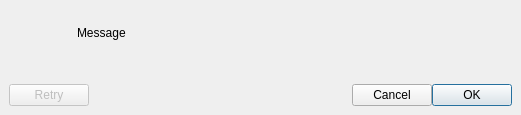
<?xml version="1.0" encoding="UTF-8"?>
<ui version="4.0">
 <class>OctoPrintApiKeyDialog</class>
 <widget class="QDialog" name="OctoPrintApiKeyDialog">
  <property name="geometry">
   <rect>
    <x>0</x>
    <y>0</y>
    <width>521</width>
    <height>115</height>
   </rect>
  </property>
  <property name="windowTitle">
   <string>OctoPrint API Key Request</string>
  </property>
  <property name="autoFillBackground">
   <bool>true</bool>
  </property>
  <layout class="QGridLayout" name="gridLayout" columnstretch="0,1">
   <property name="leftMargin">
    <number>9</number>
   </property>
   <property name="topMargin">
    <number>9</number>
   </property>
   <property name="rightMargin">
    <number>9</number>
   </property>
   <property name="bottomMargin">
    <number>9</number>
   </property>
   <property name="horizontalSpacing">
    <number>20</number>
   </property>
   <property name="verticalSpacing">
    <number>6</number>
   </property>
   <item row="0" column="1" alignment="Qt::AlignVCenter">
    <widget class="QLabel" name="labelMessage">
     <property name="text">
      <string>Message</string>
     </property>
    </widget>
   </item>
   <item row="2" column="0" colspan="2">
    <spacer name="verticalSpacer">
     <property name="orientation">
      <enum>Qt::Vertical</enum>
     </property>
     <property name="sizeHint" stdset="0">
      <size>
       <width>20</width>
       <height>0</height>
      </size>
     </property>
    </spacer>
   </item>
   <item row="3" column="0" colspan="2">
    <layout class="QHBoxLayout" name="horizontalLayout">
     <property name="topMargin">
      <number>9</number>
     </property>
     <item>
      <widget class="QPushButton" name="pushButtonRetry">
       <property name="enabled">
        <bool>false</bool>
       </property>
       <property name="text">
        <string>Retry</string>
       </property>
      </widget>
     </item>
     <item>
      <spacer name="horizontalSpacerButtons">
       <property name="orientation">
        <enum>Qt::Horizontal</enum>
       </property>
       <property name="sizeHint" stdset="0">
        <size>
         <width>40</width>
         <height>20</height>
        </size>
       </property>
      </spacer>
     </item>
     <item>
      <widget class="QPushButton" name="pushButtonCancel">
       <property name="text">
        <string>Cancel</string>
       </property>
      </widget>
     </item>
     <item>
      <widget class="QPushButton" name="pushButtonOk">
       <property name="text">
        <string>OK</string>
       </property>
       <property name="default">
        <bool>true</bool>
       </property>
      </widget>
     </item>
    </layout>
   </item>
   <item row="0" column="0">
    <widget class="QLabel" name="labelIcon">
     <property name="sizePolicy">
      <sizepolicy hsizetype="Minimum" vsizetype="Minimum">
       <horstretch>0</horstretch>
       <verstretch>0</verstretch>
      </sizepolicy>
     </property>
     <property name="minimumSize">
      <size>
       <width>48</width>
       <height>48</height>
      </size>
     </property>
     <property name="text">
      <string/>
     </property>
    </widget>
   </item>
  </layout>
 </widget>
 <tabstops>
  <tabstop>pushButtonOk</tabstop>
  <tabstop>pushButtonCancel</tabstop>
 </tabstops>
 <resources>
  <include location="../../resources/icons-tabler.qrc"/>
 </resources>
 <connections/>
</ui>
